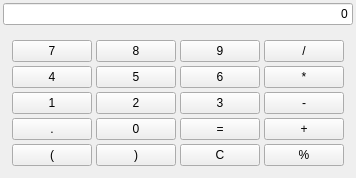
             <widget class="QWidget" name="tab_calc">
              <attribute name="title">
               <string>CALC</string>
              </attribute>
              <layout class="QVBoxLayout" name="lay_tab_calc">
               <property name="leftMargin">
                <number>3</number>
               </property>
               <property name="topMargin">
                <number>3</number>
               </property>
               <property name="rightMargin">
                <number>3</number>
               </property>
               <property name="bottomMargin">
                <number>3</number>
               </property>
               <item>
                <widget class="QLineEdit" name="txt_calc_display">
                 <property name="text">
                  <string>0</string>
                 </property>
                 <property name="alignment">
                  <set>Qt::AlignRight</set>
                 </property>
                 <property name="readOnly">
                  <bool>true</bool>
                 </property>
                </widget>
               </item>
               <item>
                <widget class="QWidget" name="w_calc_keys" native="true">
                 <layout class="QGridLayout" name="lay_calc_keys">
                  <property name="spacing">
                   <number>4</number>
                  </property>
                  <item row="0" column="0">
                   <widget class="QPushButton" name="btn_calc_7">
                    <property name="text">
                     <string>7</string>
                    </property>
                   </widget>
                  </item>
                  <item row="0" column="1">
                   <widget class="QPushButton" name="btn_calc_8">
                    <property name="text">
                     <string>8</string>
                    </property>
                   </widget>
                  </item>
                  <item row="0" column="2">
                   <widget class="QPushButton" name="btn_calc_9">
                    <property name="text">
                     <string>9</string>
                    </property>
                   </widget>
                  </item>
                  <item row="0" column="3">
                   <widget class="QPushButton" name="btn_calc_div">
                    <property name="text">
                     <string>/</string>
                    </property>
                   </widget>
                  </item>
                  <item row="1" column="0">
                   <widget class="QPushButton" name="btn_calc_4">
                    <property name="text">
                     <string>4</string>
                    </property>
                   </widget>
                  </item>
                  <item row="1" column="1">
                   <widget class="QPushButton" name="btn_calc_5">
                    <property name="text">
                     <string>5</string>
                    </property>
                   </widget>
                  </item>
                  <item row="1" column="2">
                   <widget class="QPushButton" name="btn_calc_6">
                    <property name="text">
                     <string>6</string>
                    </property>
                   </widget>
                  </item>
                  <item row="1" column="3">
                   <widget class="QPushButton" name="btn_calc_mul">
                    <property name="text">
                     <string>*</string>
                    </property>
                   </widget>
                  </item>
                  <item row="2" column="0">
                   <widget class="QPushButton" name="btn_calc_1">
                    <property name="text">
                     <string>1</string>
                    </property>
                   </widget>
                  </item>
                  <item row="2" column="1">
                   <widget class="QPushButton" name="btn_calc_2">
                    <property name="text">
                     <string>2</string>
                    </property>
                   </widget>
                  </item>
                  <item row="2" column="2">
                   <widget class="QPushButton" name="btn_calc_3">
                    <property name="text">
                     <string>3</string>
                    </property>
                   </widget>
                  </item>
                  <item row="2" column="3">
                   <widget class="QPushButton" name="btn_calc_sub">
                    <property name="text">
                     <string>-</string>
                    </property>
                   </widget>
                  </item>
                  <item row="3" column="0">
                   <widget class="QPushButton" name="btn_calc_dot">
                    <property name="text">
                     <string>.</string>
                    </property>
                   </widget>
                  </item>
                  <item row="3" column="1">
                   <widget class="QPushButton" name="btn_calc_0">
                    <property name="text">
                     <string>0</string>
                    </property>
                   </widget>
                  </item>
                  <item row="3" column="2">
                   <widget class="QPushButton" name="btn_calc_eq">
                    <property name="text">
                     <string>=</string>
                    </property>
                   </widget>
                  </item>
                  <item row="3" column="3">
                   <widget class="QPushButton" name="btn_calc_add">
                    <property name="text">
                     <string>+</string>
                    </property>
                   </widget>
                  </item>
                  <item row="4" column="0">
                   <widget class="QPushButton" name="btn_calc_lparen">
                    <property name="text">
                     <string>(</string>
                    </property>
                   </widget>
                  </item>
                  <item row="4" column="1">
                   <widget class="QPushButton" name="btn_calc_rparen">
                    <property name="text">
                     <string>)</string>
                    </property>
                   </widget>
                  </item>
                  <item row="4" column="2">
                   <widget class="QPushButton" name="btn_calc_clear">
                    <property name="text">
                     <string>C</string>
                    </property>
                   </widget>
                  </item>
                  <item row="4" column="3">
                   <widget class="QPushButton" name="btn_calc_percent">
                    <property name="text">
                     <string>%</string>
                    </property>
                   </widget>
                  </item>
                 </layout>
                </widget>
               </item>
              </layout>
             </widget>
